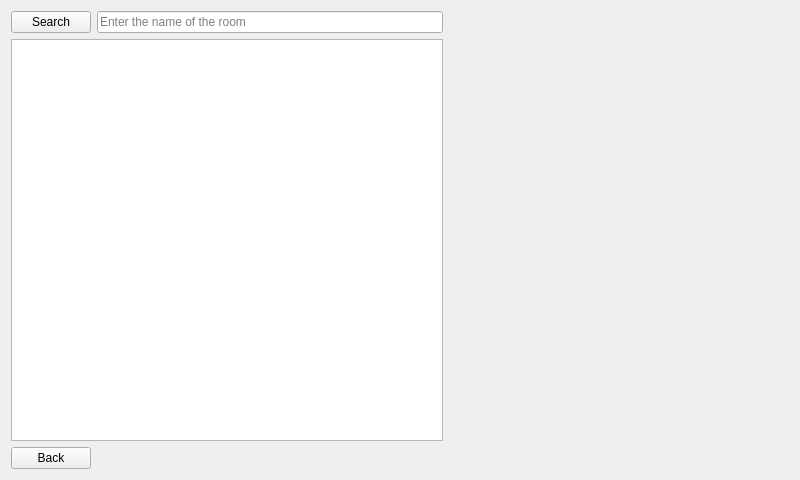
<?xml version="1.0" encoding="UTF-8"?>
<ui version="4.0">
 <class>RoomSearchPage</class>
 <widget class="QWidget" name="RoomSearchPage">
  <property name="geometry">
   <rect>
    <x>0</x>
    <y>0</y>
    <width>800</width>
    <height>480</height>
   </rect>
  </property>
  <property name="windowTitle">
   <string>Form</string>
  </property>
  <layout class="QGridLayout" name="gridLayout">
   <item row="0" column="1">
    <widget class="QLineEdit" name="lineEdit">
     <property name="inputMask">
      <string/>
     </property>
     <property name="readOnly">
      <bool>false</bool>
     </property>
     <property name="placeholderText">
      <string>Enter the name of the room</string>
     </property>
    </widget>
   </item>
   <item row="1" column="0" colspan="2">
    <widget class="QListWidget" name="listWidget"/>
   </item>
   <item row="0" column="0">
    <widget class="QPushButton" name="searchButton">
     <property name="text">
      <string>Search</string>
     </property>
    </widget>
   </item>
   <item row="2" column="0">
    <widget class="QPushButton" name="backButton">
     <property name="text">
      <string>Back</string>
     </property>
    </widget>
   </item>
   <item row="1" column="2">
    <spacer name="horizontalSpacer">
     <property name="orientation">
      <enum>Qt::Horizontal</enum>
     </property>
     <property name="sizeHint" stdset="0">
      <size>
       <width>40</width>
       <height>20</height>
      </size>
     </property>
    </spacer>
   </item>
  </layout>
 </widget>
 <resources/>
 <connections/>
</ui>
